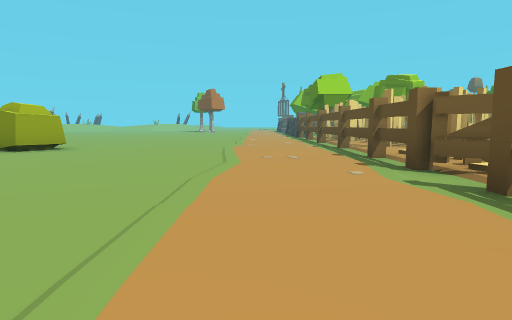
[1] (above)

24 first-person views from a walk through a 3-D level made in the Unity game engine. The camera is 1.2 m above the floor, tilts 6° down and sees 75° across. The floor is counted in squares, 2 m on a side. Each view is taken from the middle of a square. On the plan, view 1 faces up. The plan holds only what a view shows up to about 10 squares ahead; the rest is blank. The place goes on beyond the plan. Some animated figures are left out.

[2]
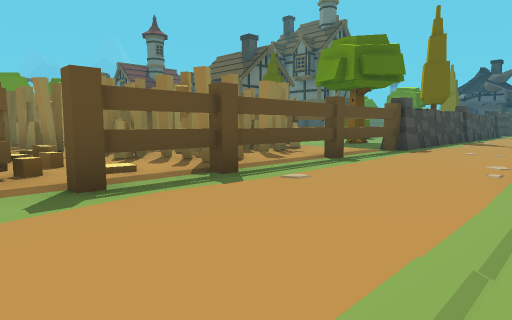

[3]
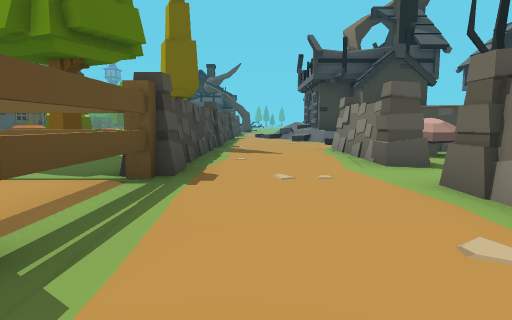

[4]
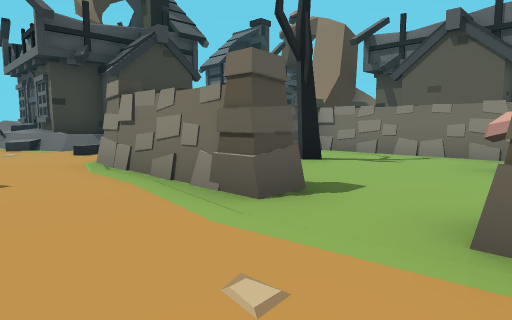

[5]
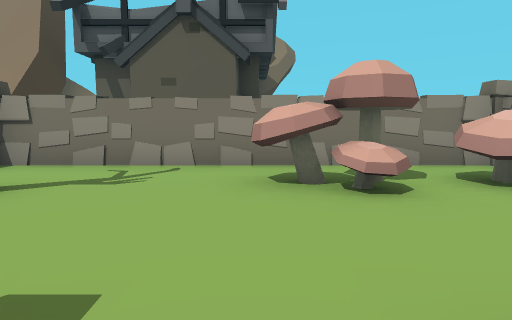

[6]
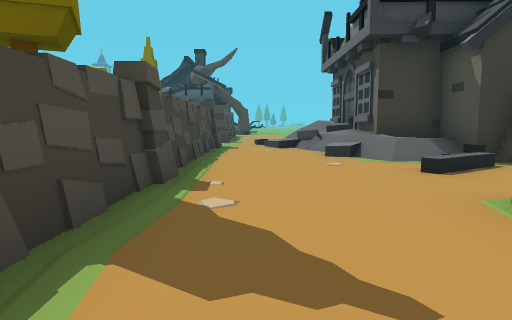

[7]
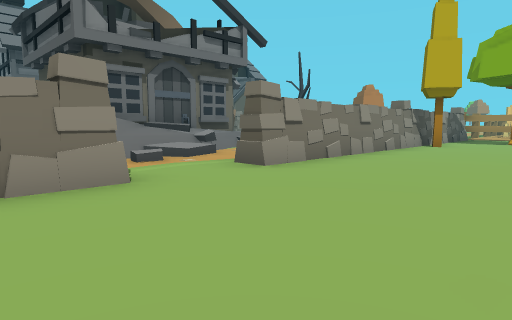

[8]
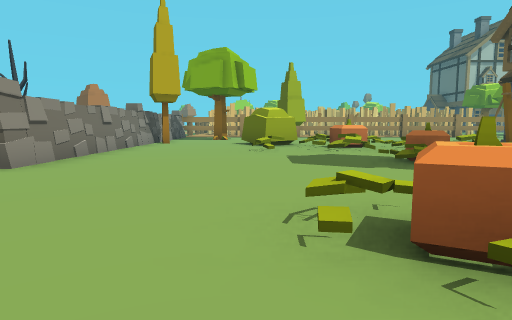

[9]
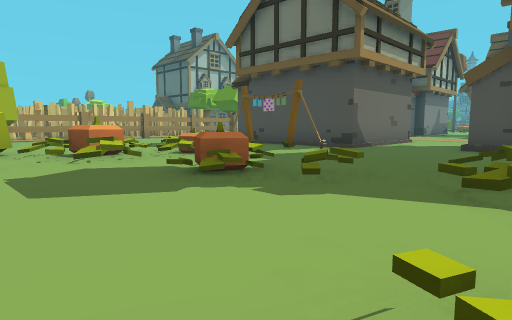

[10]
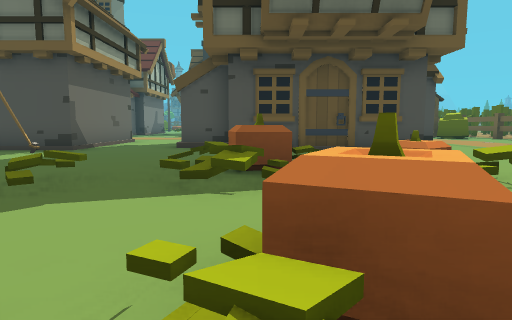

[11]
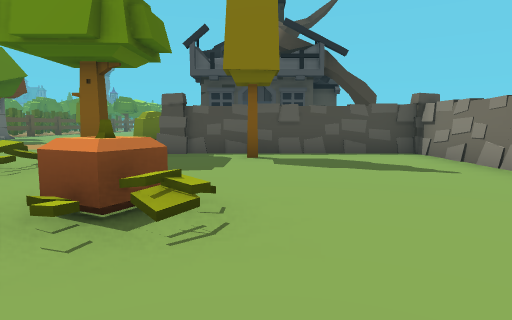

[12]
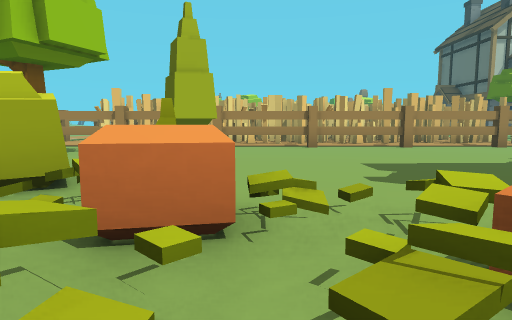

[13]
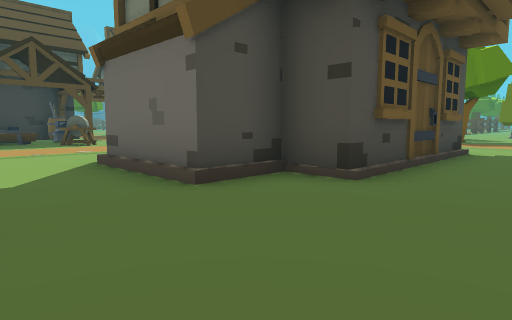

[14]
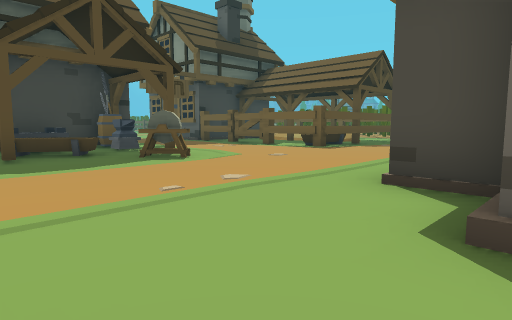

[15]
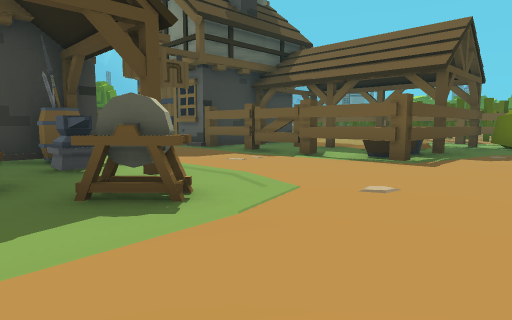

[16]
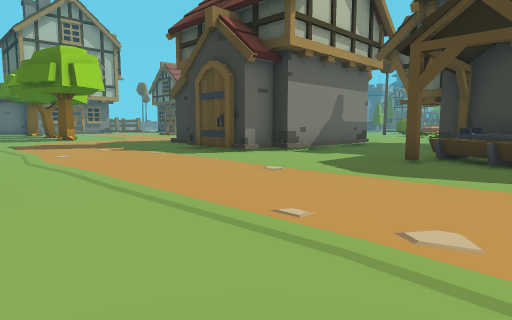

[17]
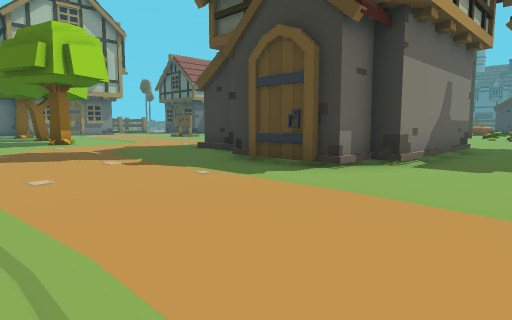

[18]
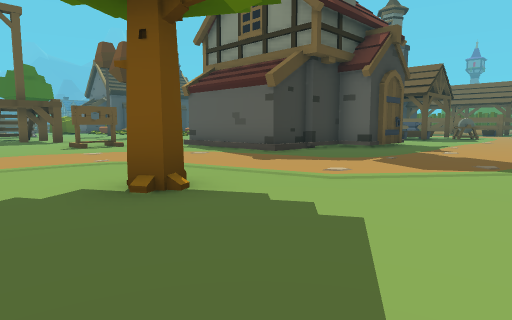

[19]
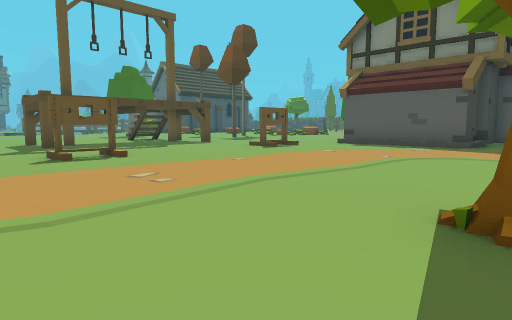

[20]
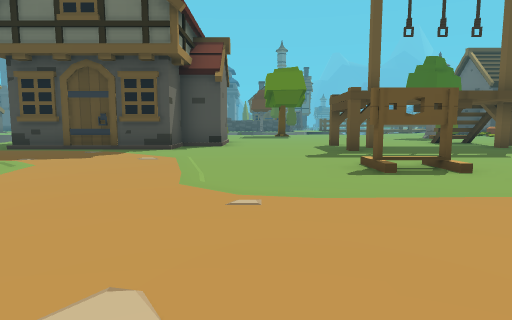

[21]
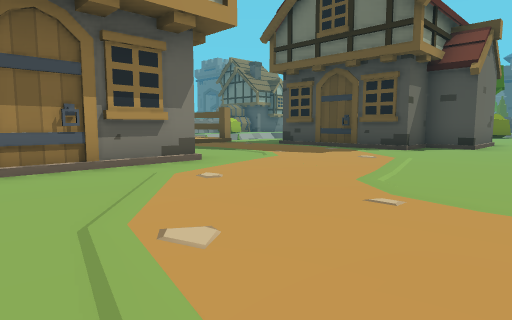

[22]
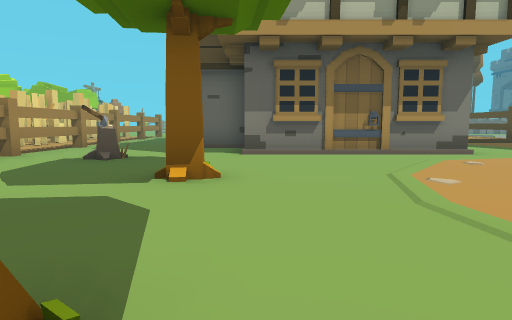

[23]
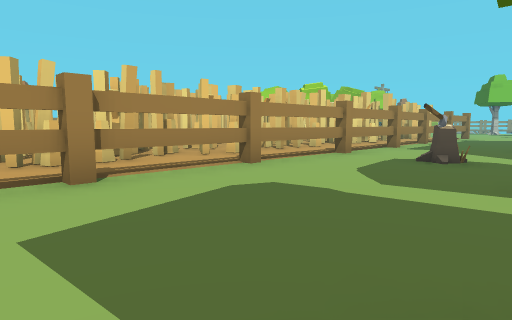

[24]
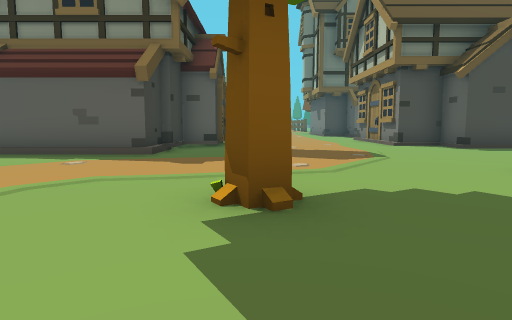

### Floor plan
Key: @ floor where view 1 was taken; # wall or solid block; . floor; / step, stairs or slope; = window, fence, low wall or low ledge; ^ raised ledge; O other object.
Columns run from 8 left of view 1 to 35 right of it. Each row starts with its distance up from view 1.
  9   O.......##              #...OO     .../O
  8   OO......=##            ##....O    ....O
  7   ........=              ##....OOOOO..../
  6    .......#              ##.O...........O
  5     ......#              ##............./OOO
  4      .....OO             ##...O...........OO
  3      .....#O..#           #................
  2       ....=  ###          #................
  1        ...###             #...O......O..#.#
  0   OOO   @.O#               ..............#
 -1   OO.  O..O#               ................
 -2   O... O..=#               ................
 -3   O##..O..=##              ...O...........#
 -4 O O.#.....O##############  .........//. #.#
 -5 O O....O..O... OO.......  ........../O
 -6 O O.O..O..O..O O.......  ...........
 -7 O O..O.O..O.. .........  ........###
 -8   OOOOOO..O.. ........  ........OO OO
 -9       ....OO..O......  OO.......O
-10       ./..O...OO/.... OOOOO....OO
-11      #/...O..../^^/..OO    ....OO
-12      # /..O.../.=/^=..O    .....OOOOO.
-13      OO ..O..........OO    ...........
-14     O O /.O......=...................
-15     OOO /.O......=..............OOOO
-16    OO OO /.......=.....###......OOOO
-17      OO  ..........=...#  .....O.OOO
-18           O....^.=^^..O   O.....O.OO
-19           O....=.=.. .O    ........
-20           O.......^  .O    .........
-21           O.......=. .O     .........
-22           O...O..O....O     ..OOOOOOOO
-23           OOOOOOO  .....O    .OO....O
-24                    ......    .OOOO
-25                              .OOO

Positions as (right, up) in squares from view 1, and headings:
1: (0, 0), facing up
2: (-1, 4), facing down-right
3: (1, 0), facing down
4: (1, -3), facing down-left
5: (-1, -4), facing left
6: (1, -6), facing down
7: (6, -19), facing up-left
8: (6, -20), facing up
9: (6, -18), facing up-right
10: (6, -18), facing right
11: (6, -16), facing down
12: (9, -13), facing up
13: (12, -14), facing down-right
14: (17, -14), facing down-right
15: (20, -16), facing down-right
16: (18, -17), facing up-right
17: (19, -14), facing up-right
18: (19, -1), facing down-right
19: (22, 3), facing down-right
20: (24, 3), facing right
21: (24, 2), facing up-right
22: (23, 0), facing up
23: (22, 0), facing up-left
24: (22, 0), facing down
